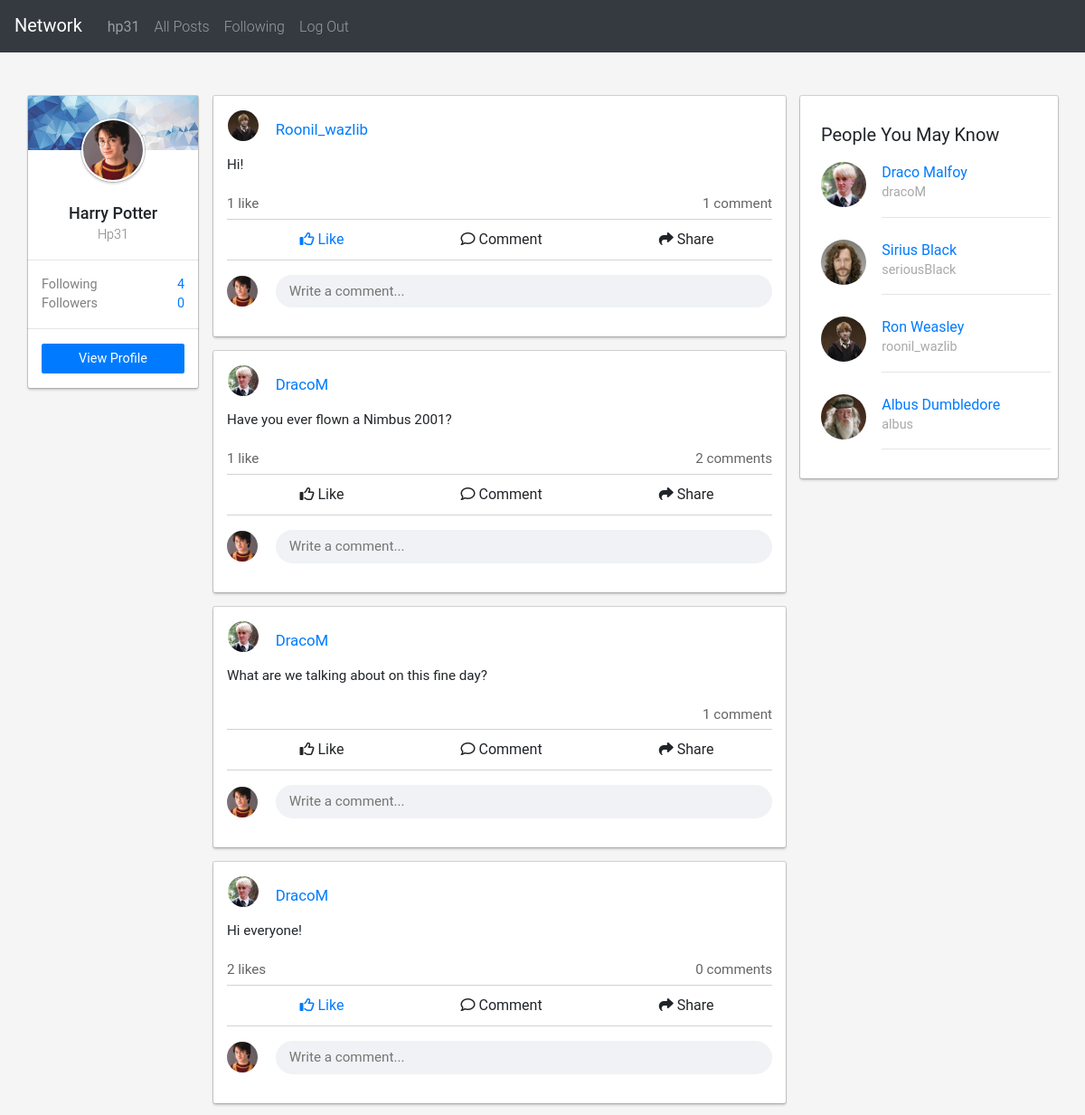
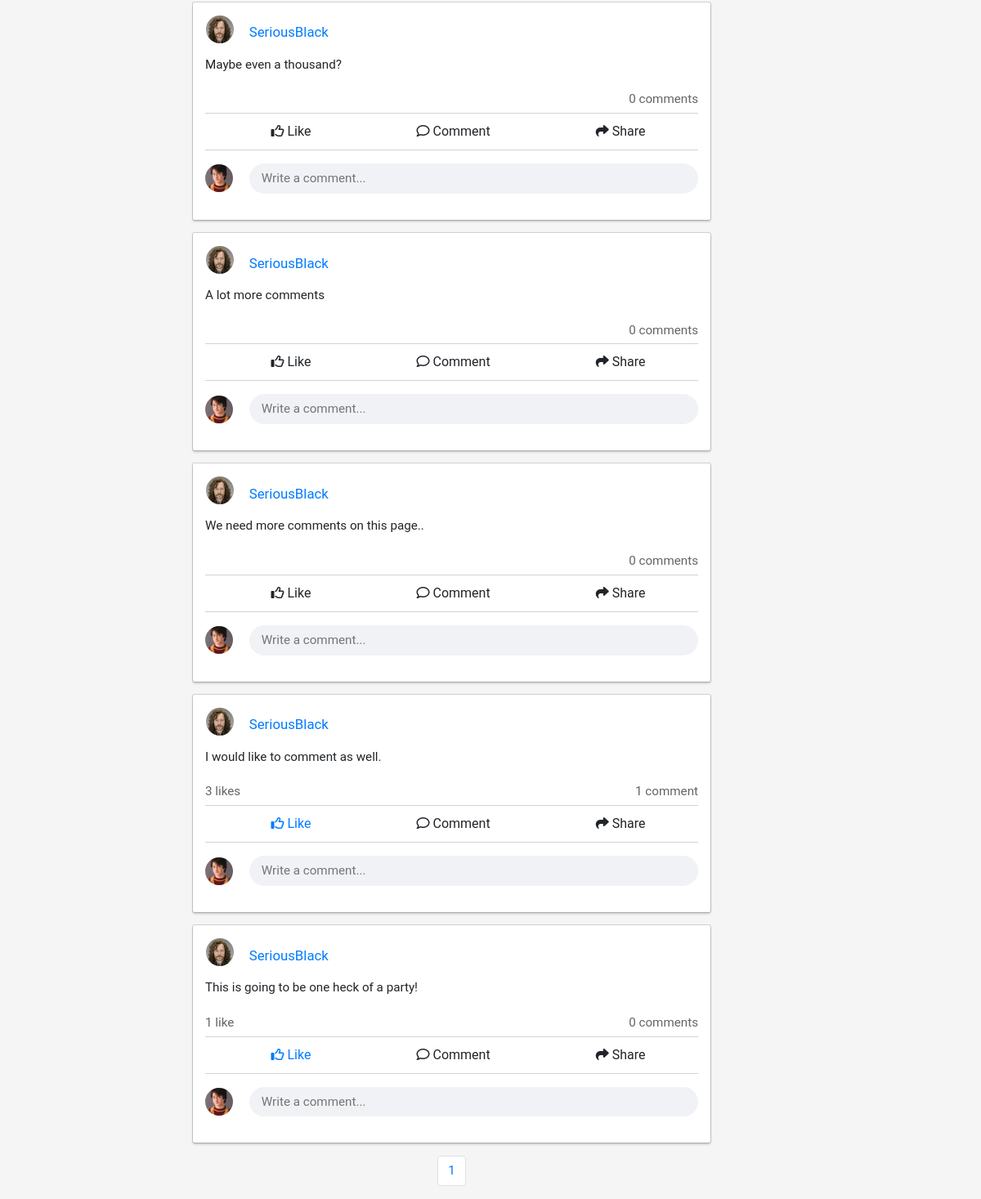
/hp31/following (signed in), run on the app's committed database (2 pictures, top to bottom).
### network/models.py (models this page shows, shortened)
class User(AbstractUser):
    followers = models.ManyToManyField('self', blank=True, related_name="followersList", symmetrical=False)
    following = models.ManyToManyField('self', blank=True, related_name="followingList", symmetrical=False)
    profilePic = models.ImageField(upload_to=new_filename, storage=OverwriteStorage(), null=True, blank=True)
    description = models.TextField(null=True, blank=True, default="")
    def getProfileURL(self):
        if self.profilePic and hasattr(self.profilePic, 'url'):
            return self.profilePic.url
        else:
            return "/static/network/images/defaultAvatar.png"
    def __str__(self):
        return f"{self.username}"
    def serialize(self):
        return {
            "id" : self.id,
            "username" : self.username,
            "first_name" : self.first_name,
            "last_name" : self.last_name,
            "followers" : [follower.username for follower in self.followers.all()],
            "following" : [following.username for following in self.following.all()],
            "profilePic" : self.getProfileURL(),
            "description" : self.description
        }
    def followerCount(self):
        return len(self.followers.all())
    def followingCount(self):
        return len(self.following.all())

class Post(models.Model):
    user = models.ForeignKey(User, on_delete=models.CASCADE, blank=True, related_name="posts")
    content = models.TextField()
    time = models.DateTimeField(auto_now_add=True)
    likes = models.ManyToManyField(User, blank=True, related_name="postLikes")
    ordering = ['-time']
    def comments(self):
        commentList = Comment.objects.all().filter(post=self)
        return commentList
    def allLikes(self):
        userList = list(self.likes.all())
        for i in range(len(userList)):
            userList[i] = userList[i].username
        return userList
    def serialize(self):
        return {
            "id" : self.id,
            "user" : self.user.serialize(),
            "content" : self.content,
            "likes" : len(self.allLikes()),
            "likers" : [user.serialize() for user in self.likes.all()],
            "time" : self.time.strftime("%b %d %Y, %I:%M %p"),
            "numComments" : len(self.comments())
        }

### network/views.py (the view)
# urls.py: path("<str:username>/following", views.followingPage, name="following"),
@login_required
def followingPage(request, username):
    user = request.user
    if not user.is_authenticated:
        return HttpResponseRedirect(reverse("login"))
    profileFollowingList = user.following.all()
    postsList = []
    for profile in profileFollowingList:
        posts = Post.objects.all().filter(user=profile)
        for post in posts:
            postsList.append(post)
    postsList = utils.sortByTime(postsList)
    paginator = Paginator(postsList, 10)
    page_number = request.GET.get('page')
    page_obj = paginator.get_page(page_number)
    x = defaultdict()
    if len(postsList) == 0:
        return HttpResponseRedirect(reverse('index'))
    for post in postsList:
        d = post.serialize()
    pYouMayKnow = utils.getRandomProfiles(user)
    pAlsoViewed = utils.getRandomProfiles(user)
    return render(request, "network/following.html", {
        "postsList" : postsList,
        "page_obj" : page_obj,
        "pYouMayKnow" : pYouMayKnow,
        "pAlsoViewed" : pAlsoViewed
    })

### network/models.py (called while the page is built)
    def allLikes(self):
        userList = list(self.likes.all())
        for i in range(len(userList)):
            userList[i] = userList[i].username
        return userList

### network/utils.py (called while the page is built)
def sortByTime(postsList):
    postsList.sort(key=returnTime, reverse=True)
    return postsList

def returnTime(post):
    return post.time

def getRandomProfiles(user):
    randomProfiles = list(User.objects.all().exclude(id=user.id))
    randomProfiles = random.sample(randomProfiles, k=4)
    return randomProfiles

### network/templates/network/following.html (shortened to what this page needs)
{% extends 'network/layout.html' %}
{% load static %}
{% block body %}
<div class="container" id="BodyContainer">
    <div class="row p-0 mt-lg-5 mt-0">
        <div class="col-md-2 px-0 px-md-3" style="font-size: 0.9rem" id="BodyContainerCol1" >
            <div class="row mb-4 pb-3" id="viewProfileTab"
                style="min-height: 50px; background-color: white; border-radius: 2px; box-shadow: rgba(0, 0, 0, 0.15) 0px 0px 0px 1px, rgba(0, 0, 0, 0.2) 0px 2px 3px 0px;">
                <div class="col" >
                    <div class="row" style="height: 60px; overflow: hidden;">
                    </div>
                    <div class="d-flex justify-content-center">
                        {% if request.user.profilePic %}
                        <img id="smallProfilePic" src="{{request.user.profilePic.url}}" alt="profile-pic">
                        {% else %}
                        <img id="smallProfilePic" src="{% static 'network/images/defaultAvatar.png' %}"
                            alt="profile-pic">
                        {% endif %}
                    </div>
                    <div class="mb-3 mt-3 text-center">
                        <span style="font-size: 1.125rem; font-weight: 500;">{{request.user.first_name|capfirst}}
                            {{request.user.last_name|capfirst}}</span>
                        <br>
                        <span id="profileUsername" style="color: gray; font-weight: 300">{{request.user.username|capfirst}}</span>
                    </div>
                    <hr class="mx-n3">
                    <div style="color: grey;">
                        <div> Following <span style="float: right; color: #007bff">{{request.user.followingCount}}</span> </div>
                        <div> Followers <span style="float: right; color: #007bff">{{request.user.followerCount}}</span> </div>
                    </div>
                    <hr class="mx-n3">
                    <a href="{% url 'profile' request.user.username %}">
                        <div class="btn btn-primary" id="viewProfileButton">View Profile</div>
                    </a>
                </div>
            </div>
        </div>
        <div class="col-md-7 px-0 px-md-3" style="font-size: 0.95rem" >
            <div id="postsDisplay">
                {% for post in page_obj %}
                <div class="d-flex py-3 mb-3 postContainer" id="postContainer-{{post.id}}">
                    <div class="col">
                        <div class="row">
                            <div class="col-1 px-2 px-sm-3">
                                {% if post.user.profilePic %}
                                <img class="postProfilePicSmall" src="{{post.user.profilePic.url}}" alt="profile-pic">
                                {% else %}
                                <img class="postProfilePicSmall" src="{% static 'network/images/defaultAvatar.png' %}" alt="profile-pic">
                                {% endif %}
                            </div>
                            <div class="col-11 pl-4 pl-sm-3 pl-md-1 pl-lg-3 align-self-end">
                                <span style="font-size: 1.05rem;" id="postUser-{{post.id}}" style="display: inline-block;">
                                    <a href="{% url 'profile' post.user %}"
                                        class="userProfileLink">{{post.user|capfirst}}</a>
                                </span>
                            </div>
                        </div>
                        <div class="row">
                            <div class="col">
                                <div class="postContent" id="post-{{post.id}}">{{post.content}}</div>
                            </div>
                        </div>
                        <div class="metaInfoRow d-flex justify-content-between">
                            <div class="numLikes noSelect" data-numLikes="{{post.allLikes|length}}" id="postLikes-{{post.id}}" data-id="{{post.id}}" data-item="post"> {{post.allLikes|length}} {% if post.allLikes|length != 1 %} likes {% else %} like {% endif %} </div>
                            <div class="numComments noSelect" data-numComments="{{post.comments|length}}" id="postComments-{{post.id}}" data-postID="{{post.id}}" data-item="comment">{{post.comments|length}} {% if post.comments|length != 1 %} comments {% else %} comment {% endif %}</div>
                        </div>
                        <div class="row postOptionRow" id="optionRow-{{post.id}}">
                            {% if request.user.username in post.allLikes %}
                            <span class="options flex-fill text-center likeButton ml-3" data-id="post-{{post.id}}" style="color: #007bff"
                                data-item="post">
                                <i class="far fa-thumbs-up"></i> Like</span>
                            {% else %}
                            <span class="options flex-fill text-center likeButton ml-3" data-id="post-{{post.id}}" data-item="post">
                                <i class="far fa-thumbs-up"></i> Like</span>
                            {% endif %}
                            <span class="options flex-fill text-center commentButton" data-id="{{post.id}}" onclick="focusComment(this);"><i class="far fa-comment"></i> Comment</span>
                            <span class="options flex-fill text-center shareButton" data-id="post-{{post.id}}"><i class="fas fa-share"></i> Share</span>
                        </div>
                        <div class="row">
                            <div class="col-sm-1 col-2 align-self-center justify-content-center inputProfilePicContainer">
                                {% if request.user.profilePic %}
                                <img class="postProfilePicSmall" width="30" height="30"
                                    src="{{request.user.profilePic.url}}" alt="profile-pic">
                                {% else %}
                                <img class="postProfilePicSmall"
                                    src="{% static 'network/images/defaultAvatar.png' %}"
                                    alt="profile-pic">
                                {% endif %}
                            </div>
                            <div class="col-sm-11 col-10 my-3 pl-0 pl-sm-3 pl-md-1 pl-lg-3">
                                <input class="comment" data-postID="{{post.id}}" type="text" placeholder="Write a comment..." id="commentInput-{{post.id}}" >
                            </div>
                        </div>
                    </div>
                </div>
                {% endfor %}
            </div>
            <nav aria-label="page navigation">
                <ul class="pagination justify-content-center">
                    {% for page_number in page_obj.paginator.page_range %}
                    <li class="page-item"><a class="page-link" href="?page={{page_number}}">{{page_number}}</a></li>
                    {% endfor %}
                </ul>
            </nav>
        </div>
        <div class="col-md-3">
            <div class="row p-2 mb-4" id="pYouMayKnowTab" style="position: sticky; top: 76px;">
                <div class="col">
                    <div id="pYouMayKnow">People You May Know</div>
                    {% for profile in pYouMayKnow %}
                    <div class="suggestedUsers mb-2">
                        <div class="row">
                            <div class="col-3 col-sm-2 col-lg-3">
                                {% if profile.profilePic %}
                                <img src="{{ profile.profilePic.url }}" alt="profile-pic" class="pYouMayKnowPic">
                                {% else %}
                                <img src="{% static 'network/images/defaultAvatar.png' %}" alt="profile-pic"
                                    class="pYouMayKnowPic">
                                {% endif %}
                            </div>
                            <div class="col-9 col-sm-10 col-lg-9 pr-0">
                                <div><a href="{% url 'profile' profile.username %}"> {{profile.first_name}}
                                        {{profile.last_name}} </a></div>
                                <div style="font-size: 0.9rem; margin-top: -1px; color: darkgrey">{{profile.username}}
                                </div>
                                <hr>
                            </div>
                        </div>
                    </div>
                    {% endfor %}
                </div>
            </div>
        </div>
    </div>
</div>
{% endblock %}

### network/templates/network/layout.html (shortened to what this page needs)
{% load static %}
<!DOCTYPE html>
<html lang="en">
<head>
    <link rel="stylesheet" href="https://stackpath.bootstrapcdn.com/bootstrap/4.4.1/css/bootstrap.min.css"
>
    <link href="{% static 'network/styles.css' %}" rel="stylesheet">
</head>
<body>
    <nav class="navbar navbar-expand-md sticky-top navbar-dark bg-dark d-none d-md-block">
        <a class="navbar-brand" href="{% url 'index' %}">Network</a>
        <div class="d-inline-flex" id="navbarSupportedContent">
            <ul class="navbar-nav mr-auto">
                {% if user.is_authenticated %}
                <li class="nav-item">
                    <a class="nav-link"
                        href="{% url 'profile' user.username %}"><strong id="username">{{ user.username }}</strong></a>
                </li>
                {% endif %}
                <li class="nav-item">
                    <a class="nav-link" href="{% url 'index' %}">All Posts</a>
                </li>
                {% if user.is_authenticated %}
                <li class="nav-item">
                    <a class="nav-link" href="{% url 'following' request.user.username %}">Following</a>
                </li>
                <li class="nav-item">
                    <a class="nav-link" href="{% url 'logout' %}">Log Out</a>
                </li>
                {% endif %}
            </ul>
        </div>
    </nav>
    <div class="body pb-5 pb-md-0">
        {% block body %}
        {% endblock %}
    </div>
</body>
</html>

### network/static/network/styles.css (style rules this page uses)
body { font-family: "Roboto", Arial, Helvetica, sans-serif; background-color: #f5f5f5; }
.postContent { margin: 15px 0px; }
.options { font-size: 1rem; padding: 5px 10px; margin: 0; }
.postOptionRow { align-items: center; border-top: 1px solid lightgrey; border-bottom: 1px solid lightgrey; padding: 5px 0; margin: 0; }
.metaInfoRow { padding: 5px 0; margin: 0 !important; }
.comment { background-color: #f0f2f5; width: 100%; padding: 7px 15px; border-radius: 50px; border: none !important; }
.numLikes, .numComments { display: inline-flex; color: #646464; }
.numComments { margin-left : auto; }
.postContainer { background-color: white; border-radius: 2px; box-shadow: rgba(0, 0, 0, 0.15) 0px 0px 0px 1px, rgba(0, 0, 0, 0.2) 0px 2px 3px 0px; }
#pYouMayKnowTab, #pAlsoViewedTab { background-color : white; box-shadow: rgba(0, 0, 0, 0.15) 0px 0px 0px 1px, rgba(0, 0, 0, 0.2) 0px 2px 3px 0px; border-radius: 2px; }
#pYouMayKnow, #pAlsoViewed { font-size: 20px; margin: 20px 0 15px; }
.btn { border-radius: 2px; padding-top: 4px; padding-bottom: 4px; }
#viewProfileButton { font-size: 0.9rem; border-radius: 2px; width: 100%; padding: 5px; }
#viewProfileTab { position: sticky; top: 76px; }
.nav-item { font-weight: 300; }
#smallProfilePic { width: 70px; border-radius: 50%; height: 70px; margin-top: -35px; border: 2px solid white; margin-bottom: 5px; box-shadow: rgba(0, 0, 0, 0.15) 0px 0px 0px 1px, rgba(0, 0, 0, 0.2) 0px 2px 3px 0px; object-fit: cover; }
.postProfilePicSmall { width: 2.125rem; height: 2.125rem; object-fit: cover; border-radius: 50%; }
.pAlsoViewedPic, .pYouMayKnowPic { object-fit: cover; width: 3.125rem; height: 3.125rem; border-radius: 50%; margin-right: 10px }
.noSelect { -webkit-touch-callout: none; -webkit-user-select: none; -khtml-user-select: none; -moz-user-select: none; -ms-user-select: none; user-select: none; }

### data on the page
User: username "hp31", user.profilePic (picture), user.first_name "Harry", user.last_name "Potter", user.username "Hp31", user.followingCount "4", user.followerCount "0"
Post: user.profilePic (picture), user "Roonil_wazlib", content "Hi!", allLikes|length "1", shows "like", comments|length "1"
Post: user.profilePic (picture), user "DracoM", content "Have you ever flown a Nimbus 2001?", allLikes|length "1", shows "like", comments|length "2"
Post: user.profilePic (picture), user "DracoM", content "What are we talking about on this fine day?", comments|length "1"
Post: user.profilePic (picture), user "DracoM", content "Hi everyone!", allLikes|length "2", shows "likes", comments|length "0"
Post: user.profilePic (picture), user "SeriousBlack", content "Maybe even a thousand?", comments|length "0"
Post: user.profilePic (picture), user "SeriousBlack", content "A lot more comments", comments|length "0"
Post: user.profilePic (picture), user "SeriousBlack", content "We need more comments on this page..", comments|length "0"
Post: user.profilePic (picture), user "SeriousBlack", content "I would like to comment as well.", allLikes|length "3", shows "likes", comments|length "1"
Post: user.profilePic (picture), user "SeriousBlack", content "This is going to be one heck of a party!", allLikes|length "1", shows "like", comments|length "0"
User: profilePic (picture), first_name "Draco", last_name "Malfoy", username "dracoM"
User: profilePic (picture), first_name "Sirius", last_name "Black", username "seriousBlack"
User: profilePic (picture), first_name "Ron", last_name "Weasley", username "roonil_wazlib"
User: profilePic (picture), first_name "Albus", last_name "Dumbledore", username "albus"

### other printed values
{{ page_number }} "1"
